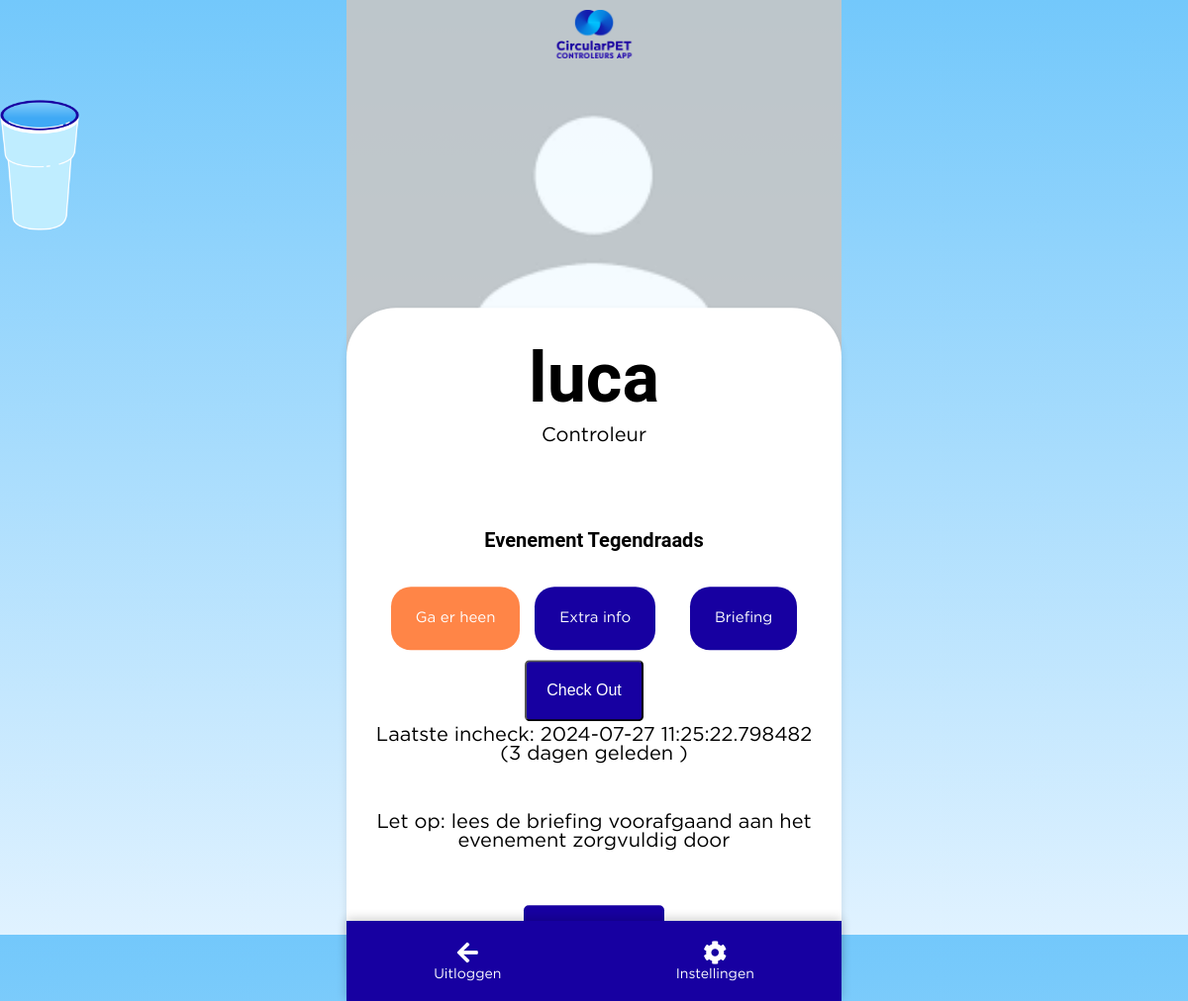
Screenshot of /dashboard (signed in) with the database file from the repository.
### app.py (models this page shows, shortened)
class User(db.Model, UserMixin):  # Extend User model with UserMixin
    id = db.Column(db.Integer, primary_key=True)
    username = db.Column(db.String(80), unique=True, nullable=False)
    password = db.Column(db.String(120), nullable=False)
    is_admin = db.Column(db.Boolean, default=False, nullable=False)
    location_id = db.Column(db.Integer, db.ForeignKey('location.id'), nullable=True)
    location = db.relationship('Location', backref=db.backref('users', lazy=True))
    group = db.Column(db.String(120), nullable=True)
    badges = db.Column(db.Integer, default=0)
    profile_picture = db.Column(db.String(255), nullable=True)
    email = db.Column(db.String(120), unique=True, nullable=False)  # New email field
    phone_number = db.Column(db.String(20), nullable=True)  # New phone number field
    has_accessed_briefing = db.Column(db.Boolean, default=False)

class Location(db.Model):
    id = db.Column(db.Integer, primary_key=True)
    name = db.Column(db.String(100), nullable=True)
    date = db.Column(db.Date, nullable=True)
    address = db.Column(db.String(200), nullable=True)
    start_time = db.Column(db.Time, nullable=True)
    amount_of_days = db.Column(db.Integer, nullable=True)
    website_links = db.Column(db.String(200), nullable=True)
    zakken = db.Column(db.Integer, nullable=False, default=0)
    bekers = db.Column(db.Integer, nullable=False, default=0)
    url = db.Column(db.String(500), nullable=True)
    map_image = db.Column(db.String(255))
    max_people = db.Column(db.Integer, nullable=False, default=10)
    closed = db.Column(db.Boolean, default=False)  # Ensure this line is included
    pdf_path = db.Column(db.String(255), nullable=True)  # Add this line

class CheckInOutLog(db.Model):
    id = db.Column(db.Integer, primary_key=True)
    user_id = db.Column(db.Integer, db.ForeignKey('user.id'), nullable=False)
    location_id = db.Column(db.Integer, db.ForeignKey('location.id'), nullable=False)
    check_in_time = db.Column(db.DateTime, nullable=True)
    check_out_time = db.Column(db.DateTime, nullable=True)
    user = db.relationship('User', backref='check_in_out_logs')
    location = db.relationship('Location', backref='check_in_out_logs')

### app.py (the view)
@app.route('/dashboard')
@login_required
def dashboard():
    user = current_user
    last_check_in_log = CheckInOutLog.query.filter_by(user_id=user.id, check_out_time=None).order_by(CheckInOutLog.check_in_time.desc()).first()
    last_check_out_log = CheckInOutLog.query.filter_by(user_id=user.id).filter(CheckInOutLog.check_out_time.isnot(None)).order_by(CheckInOutLog.check_out_time.desc()).first()
    current_check_in = last_check_in_log if last_check_in_log else None
    last_check_out_time = last_check_out_log.check_out_time if last_check_out_log else None
    return render_template(
        'dashboard.html',
        username=user.username,
        location_name=user.location.name if user.location else 'No location set',
        profile_picture=user.profile_picture,
        current_check_in=current_check_in,
        last_check_out_time=last_check_out_time,
        user=user
    )

### app.py (called while the page is built)
@login_manager.user_loader
def load_user(user_id):
    return User.query.get(int(user_id))

@app.template_filter('time_since')
def time_since(dt):
    if dt is None:
        return "nooit"
    now = datetime.utcnow()
    diff = now - dt
    if diff.days > 0:
        return f"{diff.days} dagen geleden"
    elif diff.seconds >= 3600:
        return f"{diff.seconds // 3600} uur geleden"
    elif diff.seconds >= 60:
        return f"{diff.seconds // 60} minuten geleden"
    else:
        return "Zojuist"

### templates/dashboard.html (shortened to what this page needs)
<!DOCTYPE html>
<html lang="en">
  <head>
    <link
      rel="stylesheet"
      href="{{ url_for('static', filename='main.css') }}"
    />
    <link
      rel="stylesheet"
      href="https://cdnjs.cloudflare.com/ajax/libs/font-awesome/5.15.1/css/all.min.css"
    />
  </head>
  <body>
    <img
      src="{{ url_for('static', filename='cup.png') }}"
      alt="Floating Cup"
      class="floating-cup"
    />
    <img
      src="{{ url_for('static', filename='logo.png') }}"
      alt="CircularPET Logo"
      class="logo2"
    />
    <img
      src="{{ user.profile_picture if user.profile_picture else url_for('static', filename='stock.png') }}"
      alt=""
      id="profilePic"
    />
    <div class="login-container bigger">
      <div class="login-form naame">
        <h2>{{ username }}</h2>
        {% if current_user.is_admin %}
        <h3>Admin</h3>
        <a href="{{ url_for('admin') }}" class="btn-link">Go to Admin Page</a>
        {% else %}
        <h3>Controleur</h3>
        {% endif %} {% if user.location %}
        <div>
          <br /><br /><br /><br />
          <p><b>Evenement {{ location_name }}</b></p>
          <a
            href="{{ url_for('location', user_id=user.id, location_id=user.location.id) }}"
            class="btn-link ora"
            >Ga er heen</a
          >
          <a
            href="{{ url_for('view_location', location_id=user.location.id) }}"
            class="btn-link"
            >Extra info</a
          >
          <form
            action="{{ url_for('toggle_check', location_id=user.location.id) }}"
            method="post"
            style="display: inline"
          >
            {% if user.location.pdf_path %}
            <a
              href="{{ url_for('static', filename='uploads/' ~ user.location.pdf_path) }}"
              download
              class="btn-link"
              >Briefing</a
            >
            {% endif %}
            <button type="submit" class="btn-link">
              {{ 'Check Out' if current_check_in else 'Check In' }}
            </button>
          </form>
          <p>
            {% if current_check_in %} Laatste incheck: {{
            current_check_in.check_in_time }} ({{
            current_check_in.check_in_time|time_since }} ) {% else %} Laatste
            uitcheck: {{ last_check_out_time }} ({{
            last_check_out_time|time_since }} ) {% endif %}
          </p>
          <h4>
            <p>
              Let op: lees de briefing voorafgaand aan het evenement zorgvuldig
              door
            </p>
          </h4>
        </div>
        {% else %}
        <p>Je hebt nog geen locatie</p>
        {% endif %}
      </div>
      <a href="{{ url_for('list_locations') }}" class="btn-link"
        >Ik wil werken</a
      >
    </div>
    <div class="bottom-navbar">
      <a href="{{ url_for('index') }}" class="nav-item"
        ><i class="fas fa-arrow-left"></i><span>Uitloggen</span></a
      >
      <a href="#settings" class="nav-item"
        ><i class="fas fa-cog"></i><span>Instellingen</span></a
      >
    </div>
  </body>
</html>

### static/main.css (style rules this page uses)
:root { --pc: #1700a1; --cs: #ff8547; --bc: #fff; }
:root { --bar-color: #1700a1; --container-color: #ff8547; }
body { font-family: "Roboto", sans-serif; background: linear-gradient(to bottom, #73c8fb 0%, #e0f2ff 100%); margin: 0; padding: 0; display: flex; height: 100vh; align-items: center; flex-wrap: wrap; justify-content: center; overflow-x: hidden; }
.login-container { text-align: center; background-color: var(--bc); padding: 20px; border-radius: 10px; box-shadow: 0 4px 8px rgba(0, 0, 0, 0.1); height: 350px; }
.bigger { height: 70vh; position: absolute !important; top: 70vh; left: 50%; transform: translate(-50%, -50%); width: 93% !important; border-radius: 50px; overflow-x: hidden; }
.naame { width: 100% !important; }
.naame h2 { width: 100%; font-size: 70px; margin-top: 10px; }
.naame h3 { margin-top: -50px; color: black; font-weight: 400; font-size: 20px; }
.naame h4 { margin-top: 50px; color: rgb(0, 0, 0); font-weight: 400; margin-bottom: 50px; }
.naame a { background-color: var(--pc); text-decoration: none; color: white; padding: 25px; border-radius: 20px; font-size: 15px; }
.naame p { font-size: 20px; margin: 0; margin-bottom: 30px; }
.login-form form { margin: 0 auto; margin-bottom: 20px; width: 310px; }
.logo2 { position: absolute; top: 10px; width: 90px; position: fixed; z-index: 1000; }
.ora { background-color: var(--cs) !important; }
.btn-link { font-size: 30px; }
::placeholder { color: #888; }
.floating-cup { position: fixed; top: 10%; left: 0%; width: 80px; height: auto; animation: floatAnimation 6s ease-in-out infinite; z-index: 1; }
.login-container { position: relative; z-index: 1; }
form { background: #fff; padding: 20px; border-radius: 10px; display: inline-block; }
.login-container.bigger { max-width: 460px; }
#profilePic { position: absolute; top: 0%; left: 50%; transform: translate(-50%, 0%); width: 100vw; height: 50vh; object-fit: cover; opacity: 0.9; cursor: pointer; max-width: 500px; }
.bottom-navbar { position: fixed; bottom: 0; width: 100%; box-shadow: 0 -2px 10px rgba(0, 0, 0, 0.2); background-color: var(--pc); display: flex; justify-content: space-around; padding: 15px 0; z-index: 998; max-width: 500px; }
.nav-item { text-decoration: none; color: var(--bc); text-align: center; transition: transform 0.2s; }
.nav-item i { display: block; margin: 0 auto; font-size: 24px; transition: color 0.2s; cursor: pointer; }
.nav-item span { display: block; font-size: 14px; margin-top: 4px; }

### templates/dashboard.html (style rules this page uses)
.btn-link { padding: 20px 20px; background-color: #1700a1; color: white; text-align: center; text-decoration: none; border-radius: 5px; margin: 5px; display: inline-block; font-size: 16px; }
.bottom-navbar { position: fixed; bottom: 0; left: 50%; transform: translateX(-50%); width: 100%; max-width: 500px; box-shadow: 0 -2px 10px rgba(0, 0, 0, 0.2); background-color: #1700a1; display: flex; justify-content: space-around; padding: 20px 0; z-index: 998; }
.bottom-navbar a { color: white; text-align: center; text-decoration: none; flex-grow: 1; transition: transform 0.2s; }
.bottom-navbar a i { display: block; font-size: 24px; }

### rows the page displays
User: username "luca"
Location: name "Tegendraads"
CheckInOutLog: check_in_time "2024-07-27 11:25:22.798482", check_in_time "3 dagen geleden"
